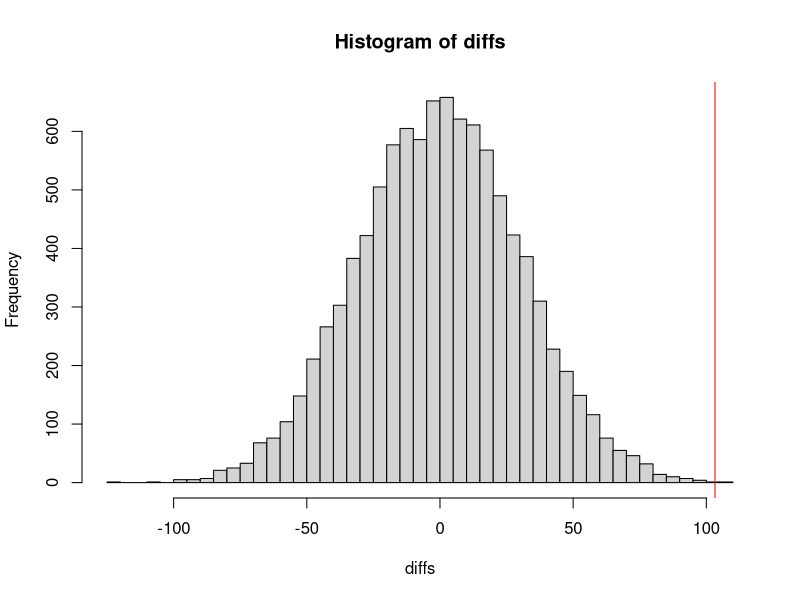
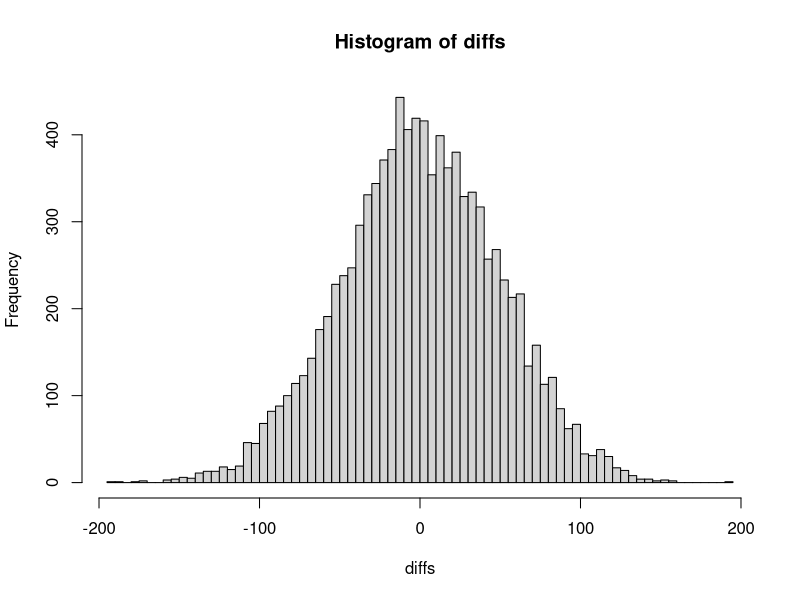

Write the R code that produced these figures, in order.
# setwd("Homeworks/Week2")
rm(list = ls()) # cleanup

NC <- read.csv("lib/NCBirths2004_.csv");

# Testing difference between mean weight is significant
MaleAvg <- mean(NC$Weight[which(NC$Gender == "Male")])
FemaleAvg <- mean(NC$Weight[which(NC$Gender == "Female")])
observed <- MaleAvg - FemaleAvg # Males are 103.26 ounces heavier

# permutation test
N <- 10000
diffs <- numeric(N)
for (i in 1:N){
  Gender <- sample(NC$Gender)   # permuted gender column
  MaleAvg <- mean(NC$Weight[which(Gender=="Male")])
  FemaleAvg <- mean(NC$Weight[which(Gender=="Female")])
  diffs[i] <- MaleAvg - FemaleAvg
}

mean(diffs)
hist(diffs, breaks = "FD")
abline(v = observed, col = "red")
pvalue <- (sum(diffs >= observed)+1)/(N+1); pvalue # around 0.00059994
pvalue.2tailed <- pvalue*2; pvalue.2tailed # around 0.00119988
# the two tailed p-value says there is only 0.00119988 chance that the
# observed discrepancy is by chance. If we are using the significance
# level on .05, we have enough evidence against the null hypothesis that there
# is no difference in mean birth weights and toward the alternative hypothesis
# that there is a difference. Shown by how Male babies are heavier.

# Testing significance of tobacco with birth weight
NoTobaccoAvg <- mean(NC$Weight[which(NC$Tobacco == "No")])
TobaccoAvg <- mean(NC$Weight[which(NC$Tobacco == "Yes")])
observed <- NoTobaccoAvg - TobaccoAvg; observed # 215.0021 ounces heavier without tobacco

# permutation test
N <- 10000
diffs <- numeric(N)
for (i in 1:N){
  Tobacco <- sample(NC$Tobacco)   # permuted Tobacco column
  NoTobaccoAvg <- mean(NC$Weight[which(Tobacco=="No")])
  TobaccoAvg <- mean(NC$Weight[which(Tobacco=="Yes")])
  diffs[i] <- NoTobaccoAvg - TobaccoAvg
}

mean(diffs)
hist(diffs, breaks = "FD")
abline(v = observed, col = "red")
pvalue <- (sum(diffs >= observed)+1)/(N+1); pvalue # small number around 9.999e-05
pvalue.2tailed <- pvalue * 2; pvalue.2tailed # small number around .00019998
# the two tailed p-value says there is only 0.00019998 chance that the
# observed discrepancy is by chance. If we are using the significance
# level on .05, we have enough evidence against the null hypothesis that there
# is no difference in mean birth weights and toward the alternative hypothesis
# that there is a difference. Shown by how babies whose moms don't use tobacco
# is heavier.
